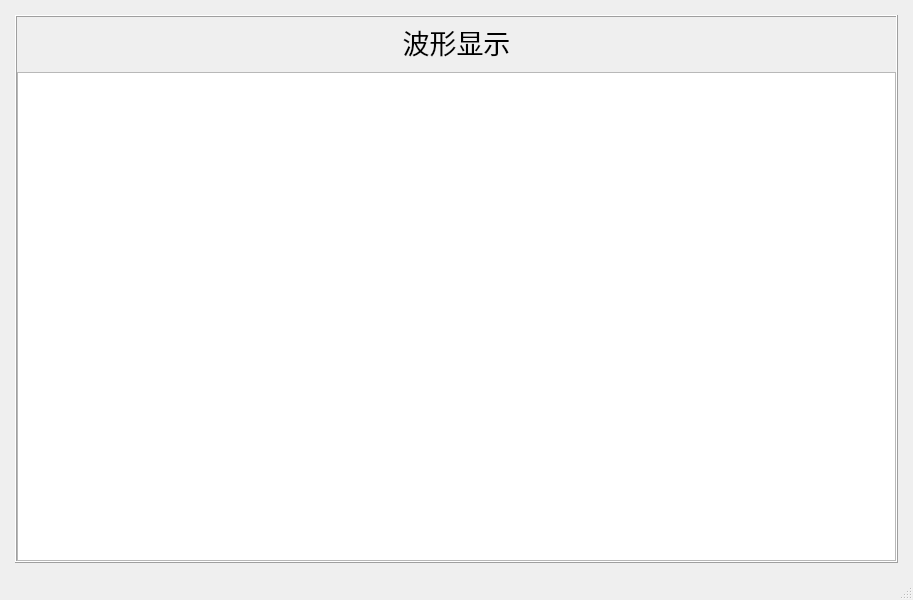
<?xml version="1.0" encoding="UTF-8"?>
<ui version="4.0">
 <class>MainWindow</class>
 <widget class="QMainWindow" name="MainWindow">
  <property name="geometry">
   <rect>
    <x>0</x>
    <y>0</y>
    <width>913</width>
    <height>600</height>
   </rect>
  </property>
  <property name="windowTitle">
   <string>Qt 模版</string>
  </property>
  <widget class="QWidget" name="centralwidget">
   <layout class="QVBoxLayout" name="verticalLayout_2">
    <item>
     <layout class="QVBoxLayout" name="verticalLayout_9" stretch="4">
      <item>
       <layout class="QHBoxLayout" name="horizontalLayout_8" stretch="2">
        <property name="leftMargin">
         <number>6</number>
        </property>
        <property name="topMargin">
         <number>6</number>
        </property>
        <property name="rightMargin">
         <number>6</number>
        </property>
        <property name="bottomMargin">
         <number>6</number>
        </property>
        <item>
         <widget class="QFrame" name="frame_3">
          <property name="frameShape">
           <enum>QFrame::Shape::Box</enum>
          </property>
          <property name="frameShadow">
           <enum>QFrame::Shadow::Raised</enum>
          </property>
          <layout class="QVBoxLayout" name="verticalLayout_15">
           <property name="leftMargin">
            <number>0</number>
           </property>
           <property name="topMargin">
            <number>0</number>
           </property>
           <property name="rightMargin">
            <number>0</number>
           </property>
           <property name="bottomMargin">
            <number>0</number>
           </property>
           <item>
            <layout class="QVBoxLayout" name="verticalLayout_5" stretch="1,10">
             <property name="sizeConstraint">
              <enum>QLayout::SizeConstraint::SetNoConstraint</enum>
             </property>
             <item>
              <widget class="QLabel" name="labelRealTimeTemperatureTrend">
               <property name="font">
                <font>
                 <pointsize>20</pointsize>
                </font>
               </property>
               <property name="text">
                <string>波形显示</string>
               </property>
               <property name="alignment">
                <set>Qt::AlignmentFlag::AlignCenter</set>
               </property>
              </widget>
             </item>
             <item>
              <widget class="QCustomPlot" name="graphicsView"/>
             </item>
            </layout>
           </item>
          </layout>
         </widget>
        </item>
       </layout>
      </item>
     </layout>
    </item>
   </layout>
  </widget>
  <widget class="QStatusBar" name="statusbar"/>
  <widget class="QMenuBar" name="menubar">
   <property name="geometry">
    <rect>
     <x>0</x>
     <y>0</y>
     <width>913</width>
     <height>43</height>
    </rect>
   </property>
   <property name="styleSheet">
    <string notr="true">QMenu::item {
    padding-left: 20px;      
    padding-right: 20px;     
    padding-top: 6px;       
    padding-bottom: 6px;   
}</string>
   </property>
  </widget>
  <action name="fileSave">
   <property name="text">
    <string>保存</string>
   </property>
  </action>
  <action name="comSet">
   <property name="text">
    <string>端口设置</string>
   </property>
  </action>
  <action name="actionComSet">
   <property name="text">
    <string>端口设置</string>
   </property>
  </action>
  <action name="actionSwitchUser">
   <property name="text">
    <string>切换用户</string>
   </property>
  </action>
  <action name="actionDeviceSet">
   <property name="text">
    <string>设备配置</string>
   </property>
  </action>
  <action name="action_2">
   <property name="text">
    <string>配置文件导出</string>
   </property>
  </action>
  <action name="action">
   <property name="text">
    <string>配置文件导入</string>
   </property>
  </action>
  <action name="actionviewHistoricalTempData">
   <property name="text">
    <string>查看历史测温数据</string>
   </property>
  </action>
  <action name="actionExportCsv">
   <property name="text">
    <string>导出CSV文件</string>
   </property>
  </action>
  <action name="action_3">
   <property name="text">
    <string>设备介绍</string>
   </property>
  </action>
  <action name="actionExport">
   <property name="text">
    <string>导出</string>
   </property>
  </action>
  <action name="actionactionExitApplication">
   <property name="text">
    <string>退出程序</string>
   </property>
  </action>
  <action name="actionactionExportCsv">
   <property name="text">
    <string>导出csv</string>
   </property>
  </action>
  <action name="actionactionAbnormalData">
   <property name="text">
    <string>异常数据</string>
   </property>
  </action>
 </widget>
 <customwidgets>
  <customwidget>
   <class>QCustomPlot</class>
   <extends>QGraphicsView</extends>
   <header location="global">Qcustomplot.h</header>
  </customwidget>
 </customwidgets>
 <resources/>
 <connections/>
</ui>
